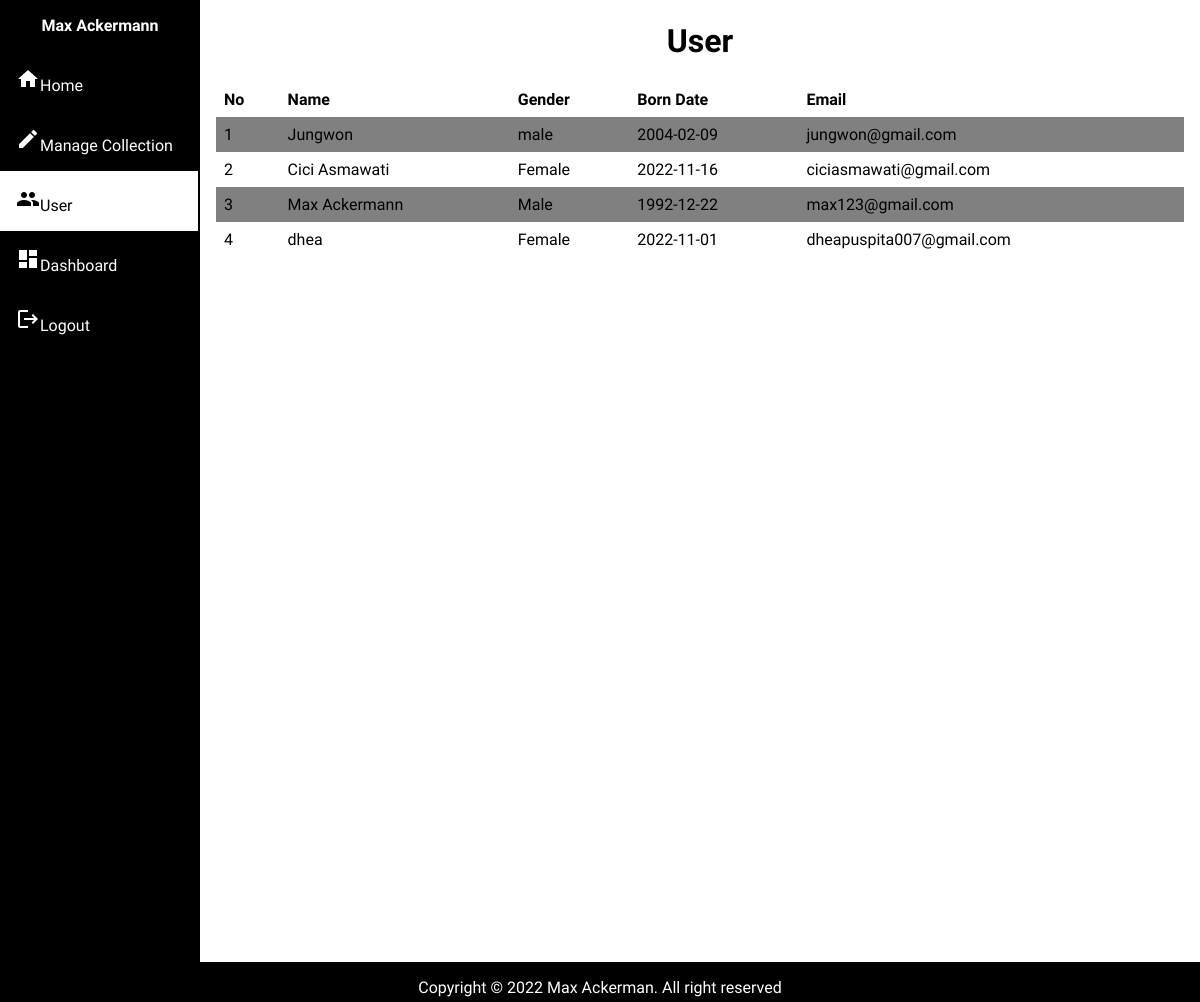
Screenshot of /admin/user.php with the database file from the repository.
### tables this page shows
CREATE TABLE `user` (
  `names` varchar(50) NOT NULL,
  `gender` varchar(30) NOT NULL,
  `borndate` date NOT NULL,
  `email` varchar(50) NOT NULL,
  `pass` varchar(100) NOT NULL
);

### admin/user.php (the view, shortened to what this page needs)
<?php
include 'koneksi.php';
$result = mysqli_query($connection, "SELECT * FROM user");
$data_user = [];
while ($row = mysqli_fetch_assoc($result)) {
    $data_user[] = $row;
}
?>
<!DOCTYPE html>
<html lang="en">
<head>
    <link rel="stylesheet" href="css/admin.css">
    <link rel="stylesheet" href="css/table.css">
</head>
<body>
    <div class="sidebar">
        <p><b>Max Ackermann</b></p>
        <a href="admin.php"><i class="material-icons">home</i>Home</a>
        <a href="kelola.php"><i class="material-icons">edit</i>Manage Collection</a>
        <a class="active" href="user.php"><i class="material-icons">group</i>User</a>
        <a href="dashboard.php"><i class="material-icons">dashboard</i>Dashboard</a>
        <a href="logout.php"><i class="material-icons">logout</i>Logout</a>
     </div>
    <div class="content">
        <h1>User</h1>
        <div style="overflow-x: auto;">
  <table>
    <tr>
      <th>No</th>
      <th>Name</th>
      <th>Gender </th>
      <th>Born Date </th>
      <th>Email</th>
    </tr>
    <?php $i = 1; foreach ($data_user as $d):?>
    <tr>
        <td><?php echo $i;?></td>
        <td><?php echo htmlspecialchars($d['names']);?></td>
        <td><?php echo htmlspecialchars($d['gender']);?></td>
        <td><?php echo htmlspecialchars($d['borndate']);?></td>
        <td><?php echo htmlspecialchars($d['email']);?></td>
    </tr>
    <?php $i++; endforeach;?>
  </table>
  </div>
    </div>
    <footer>
        <p>Copyright &copy; 2022 Max Ackerman. All right reserved</p>
    </footer>
</body>
</html>

### admin/css/admin.css (style rules this page uses)
body { margin: 0; font-family: 'Aref Ruqaa', serif; background-color: #fff; }
.sidebar { margin: 0; padding: 0; width: 200px; background-color: rgb(0, 0, 0); position: fixed; height: 100%; overflow: auto; }
.sidebar p { text-align: center; color: white; }
.material-icons { padding: auto; }
.sidebar a { display: block; color: rgb(255, 255, 255); padding: 16px; text-decoration: none; }
.sidebar a.active { background-color: #ffffff; color: rgb(0, 0, 0); border-right: 2px solid; }
div.content { margin-left: 200px; padding: 1px 16px; height: 1000px; }
div.content h1 { text-align: center; }
a:link { text-decoration: none; }
a { color: black; }
footer { text-align: center; position: fixed; bottom: 0; width: 100%; background: black; color: #fff; text-align: center; height: 40px; }

### admin/css/table.css (style rules this page uses)
table { border-collapse: collapse; width: 100%; }
th, td { text-align: left; padding: 8px; }
tr:nth-child(even) { background-color:gray }

### rows the page displays
user: names "Jungwon", gender "male", borndate "2004-02-09", email "jungwon@gmail.com"
user: names "Cici Asmawati", gender "Female", borndate "2022-11-16", email "ciciasmawati@gmail.com"
user: names "Max Ackermann", gender "Male", borndate "1992-12-22", email "max123@gmail.com"
user: names "dhea", gender "Female", borndate "2022-11-01", email "dheapuspita007@gmail.com"
